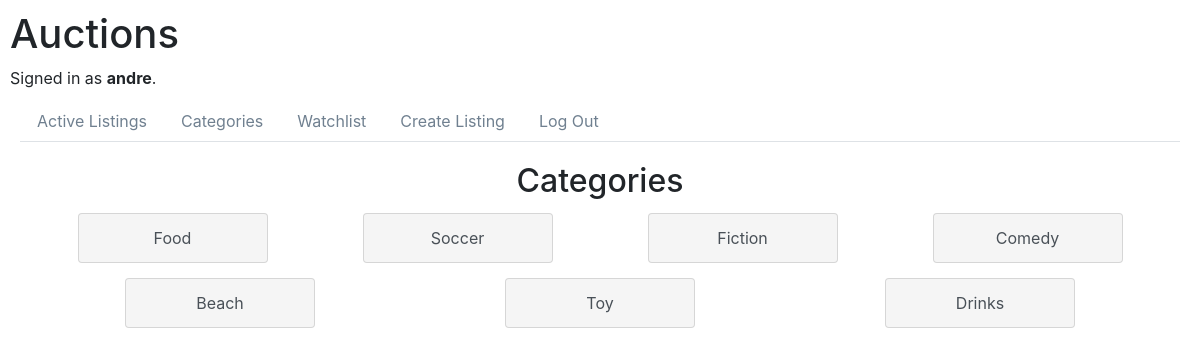
The page /categories (signed in) on the database its author committed.
### auctions/models.py (models this page shows, shortened)
class User(AbstractUser):
    def __str__(self) -> str:
        return f"User {self.id}: {self.username}"

class Auction(models.Model):
    STATUS_CHOICES = (
        ("open", "Open"),
        ("closed", "Closed"),
    )
    title = models.CharField(max_length=128)
    description = models.TextField()
    user_id = models.ForeignKey(
        User, on_delete=models.CASCADE, related_name="auctioneer"
    )
    image = models.ImageField(upload_to="images/", blank=True, default='images/no-image.png')
    category = models.CharField(max_length=64, blank=True)
    status = models.CharField(max_length=7, choices=STATUS_CHOICES, default="open")
    date = models.DateField(auto_now_add=True)

### auctions/views.py (the view)
# urls.py: path("categories", views.categories, name="categories"),
@login_required(login_url="login")
def categories(request):
    return render(
        request,
        "auctions/categories.html",
        {
            "categories": Auction.objects.values("category").distinct(),
        },
    )

### auctions/templates/auctions/categories.html
{% extends "auctions/layout.html" %}
{% block body %}
    <h2>Categories</h2>
    <div class="categories">
        <ul class="list-group">
            {% if categories %}
            <div class="row">
                {% for category in categories %}
                    {% if category.category %}
                    <div class="col">
                        <li><a href="{% url 'category_list' category.category %}" class="list-group-item list-group-item-action">{{ category.category }}</a></li>
                    </div>
                    {% endif %}
                {% endfor %}
            </div>
            {% else %}
                <p>No categories.</p>
            {% endif %}
        </ul>
    </div>
{% endblock body %}

### auctions/templates/auctions/layout.html (shortened to what this page needs)
{% load static %}
<!DOCTYPE html>
<html lang="en">
    <head>
        <link rel="stylesheet" href="https://stackpath.bootstrapcdn.com/bootstrap/4.4.1/css/bootstrap.min.css">
        <link href="{% static 'auctions/styles.css' %}" rel="stylesheet">
    </head>
    <body>
        <h1>Auctions</h1>
        <div>
            {% if user.is_authenticated %}
                Signed in as <strong>{{ user.username }}</strong>.
            {% else %}
                Not signed in.
            {% endif %}
        </div>
        <div class="nav-bar">
            <ul class="nav nav-tabs">
                <li class="nav-item">
                    <a class="nav-link" href="{% url 'index' %}">Active Listings</a>
                </li>
                {% if user.is_authenticated %}
                    <li class="nav-item">
                        <a class="nav-link" href="{% url 'categories' %}">Categories</a>
                    </li>
                    <li class="nav-item">
                        <a class="nav-link" href="{% url 'watchlist' %}">Watchlist</a>
                    </li>
                    <li class="nav-item">
                        <a class="nav-link" href="{% url 'create' %}">Create Listing</a>
                    </li>
                    <li class="nav-item">
                        <a class="nav-link" href="{% url 'logout' %}">Log Out</a>
                    </li>
                {% endif %}
            </ul>
        </div>
        <div class="container">
            {% block body %}
            {% endblock %}
        </div>
    </body>
</html>

### auctions/static/auctions/styles.css (style rules this page uses)
body { padding: 10px; }
.categories ul { margin: 0; padding: 0; text-align: center; }
.nav-bar { margin: 10px; padding-bottom: 10px; }
.categories ul li { width: 200px; display: list-item; margin-bottom: 5px; margin-right: auto; margin-left: auto; padding: 5px; border-radius: 5px; }
.categories ul li a { background-color: #F5F5F5; }
.container { text-align: center; word-wrap: break-word; }
ul { list-style-type: none; }
.nav-item a { color: #708090; }

### rows shown on the page
User: username "andre"
Auction: category "Food"
Auction: category "Soccer"
Auction: category "Fiction"
Auction: category "Toy"
Auction: category "Drinks"

### other values the page prints
{{ category.category }} "Comedy" "Beach"
